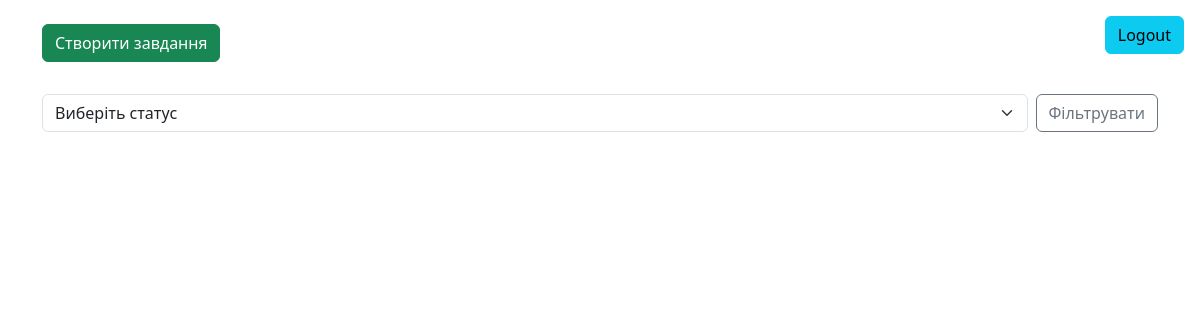
Page / (signed in) on the earlier database version.
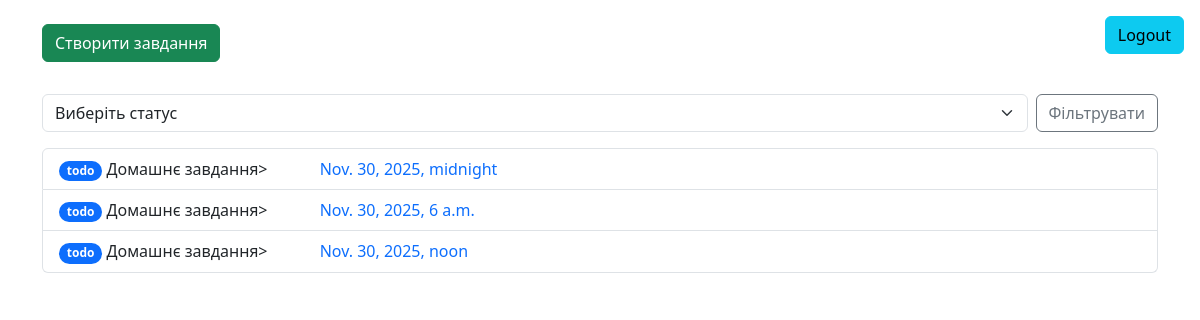
Same page on the later database version.
### Task_Tracker/models.py (models this page shows, shortened)
class Task(models.Model):
    STATUS_CHOICES = [
        ('todo', 'To Do'),
        ('in_progress', 'In Progress'),
        ('completed', 'Completed'),
    ]
    PRIORITY_CHOICES = [
        ('low', 'Low'),
        ('medium', 'Medium'),
        ('high', 'High')
    ]
    title = models.CharField(max_length = 100, verbose_name = "Назва завдання")
    description = models.TextField(verbose_name = "Опис завдання", blank = True, null = True)
    deadline = models.DateTimeField(verbose_name = "Крайній термін", blank=True, null = True)
    status = models.CharField(choices = STATUS_CHOICES, max_length = 20, default = 'todo', verbose_name = 'Task Status')
    priority = models.CharField(choices = PRIORITY_CHOICES, max_length = 20, default = 'medium', verbose_name = 'Task Status')
    author = models.ForeignKey(User, on_delete = models.CASCADE)
    created_at = models.DateTimeField(auto_now_add = True)
    updated_at = models.DateTimeField(auto_now = True)

### Task_Tracker/views.py (the view)
# urls.py: path('', TaskListView.as_view(), name = 'home'),
class TaskListView(LoginRequiredMixin, ListView):
    model = Task
    template_name = 'task_list.html'
    context_object_name = 'task_list'
    ordering = ['-created_at', '-priority']
    def get_queryset(self):
        tasks = Task.objects.filter(author=self.request.user)
        status = self.request.GET.get('status')
        if status:
            tasks = tasks.filter(status = status)
        return tasks

### templates/task_list.html (shortened to what this page needs)
{% extends 'base.html' %}
{% block content %}
<a href = "{% url 'task_create' %}" class = "btn btn-success mb-3">Створити завдання</a>
<form action="" method="get" class="d-flex gap-2 my-3" >
    <select class="form-select" aria-label="Default select example" name='status'>
        <option value = ''>Виберіть статус</option>
      </select>
    <button type="submit" class="btn btn-outline-secondary">Фільтрувати</button>
</form>
<div class="list-group">
    {% for task in task_list %}
    <a href="{% url 'task_detail' task.id%}" class="list-group-item list-group-item-action">
        <span class="badge rounded-pill text-bg-primary">{{task.status}}</span>
        {{task.title}}>
        <span class = "text-primary ms-5">{{task.deadline}}</span></a>
    {% endfor %}
</div>
{% endblock content %}

### templates/base.html (shortened to what this page needs)
<!DOCTYPE html>
<html lang="uk">
<head>
    <link href="https://cdn.jsdelivr.net/npm/bootstrap@5.3.6/dist/css/bootstrap.min.css" rel="stylesheet">
    {% load static %}
		<link rel="stylesheet" href="{% static 'css/style.css' %}">
</head>
<div class = 'position-absolute top-0 end-0 m-3'>
{% if user.is_authenticated %}
    <a href="{% url 'logout' %}" class = "btn btn-info">Logout</a>
{% else %}
    <a href="{% url 'login' %}" class = "btn btn-info">Login</a>
    <a href="{% url 'register' %}" class = "btn btn-info">Register</a>
{% endif %}
</div>
<body>
<div class="container mt-4">
    {% block content %}
    {% endblock %}
</div>
</body>
</html>

Differences in the rows shown:
added Task: status "todo", title "Домашнє завдання", deadline "Nov. 30, 2025, midnight"
added Task: status "todo", title "Домашнє завдання", deadline "Nov. 30, 2025, 6 a.m."
added Task: status "todo", title "Домашнє завдання", deadline "Nov. 30, 2025, noon"
